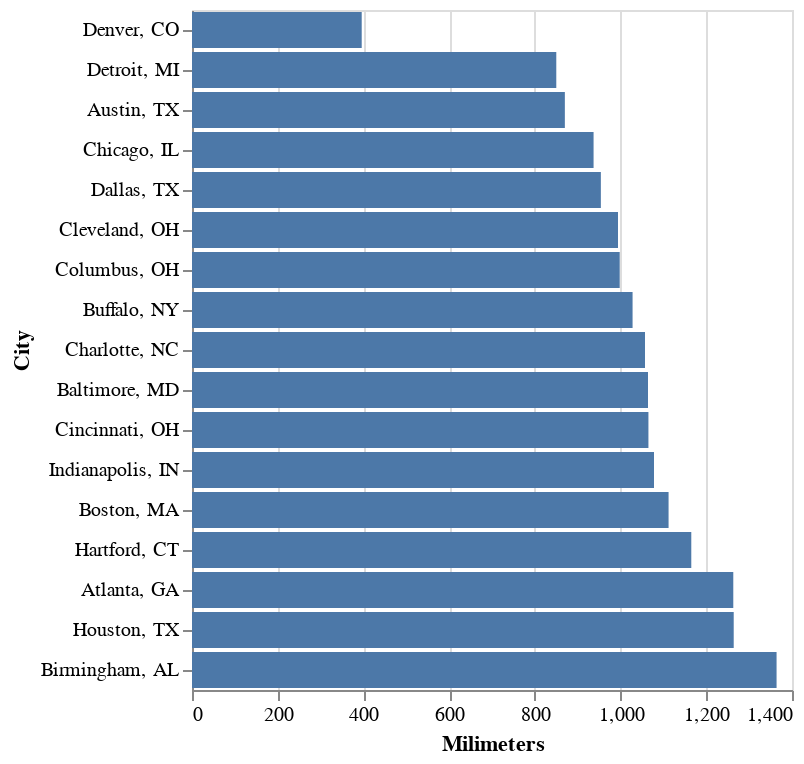

Notebook source saved alongside this figure:
### Code cell
# Well, what I want is Y (City) sorted by values in 
# X (Milimeters)... 
alt.Chart(rainfall).mark_bar().encode(
    alt.Y("City:N", sort=alt.Sort(field="Milimeters")), 
    alt.X("Milimeters:Q", sort="ascending"))

### Figure 1 — Vega-Lite specification as saved in the notebook (floating-point values rounded to 4 significant figures)
{"config": {"view": {"continuousWidth": 300, "continuousHeight": 300}}, "data": {"name": "data-ffc9e5a73214162b67aa64652cbe3ea1"}, "mark": {"type": "bar"}, "encoding": {"x": {"field": "Milimeters", "sort": "ascending", "type": "quantitative"}, "y": {"field": "City", "sort": {"field": "Milimeters"}, "type": "nominal"}}, "$schema": "https://vega.github.io/schema/vega-lite/v5.8.0.json", "datasets": {"data-ffc9e5a73214162b67aa64652cbe3ea1": [{"Days": 113, "City, State": "Atlanta, GA ", "Inches": 49.7, "Milimeters": 1263, "City": "Atlanta, GA "}, {"Days": 88, "City, State": "Austin, TX ", "Inches": 34.2, "Milimeters": 870, "City": "Austin, TX "}, {"Days": 116, "City, State": "Baltimore, MD ", "Inches": 41.9, "Milimeters": 1064, "City": "Baltimore, MD "}, {"Days": 117, "City, State": "Birmingham, AL ", "Inches": 53.7, "Milimeters": 1364, "City": "Birmingham, AL "}, {"Days": 126, "City, State": "Boston, MA ", "Inches": 43.8, "Milimeters": 1112, "City": "Boston, MA "}, {"Days": 167, "City, State": "Buffalo, NY ", "Inches": 40.5, "Milimeters": 1028, "City": "Buffalo, NY "}, {"Days": 110, "City, State": "Charlotte, NC", "Inches": 41.6, "Milimeters": 1057, "City": "Charlotte, NC"}, {"Days": 124, "City, State": "Chicago, IL", "Inches": 36.9, "Milimeters": 937, "City": "Chicago, IL"}, {"Days": 137, "City, State": "Cincinnati, OH ", "Inches": 41.9, "Milimeters": 1065, "City": "Cincinnati, OH "}, {"Days": 155, "City, State": "Cleveland, OH ", "Inches": 39.1, "Milimeters": 994, "City": "Cleveland, OH "}, {"Days": 139, "City, State": "Columbus, OH ", "Inches": 39.3, "Milimeters": 998, "City": "Columbus, OH "}, {"Days": 81, "City, State": "Dallas, TX ", "Inches": 37.6, "Milimeters": 954, "City": "Dallas, TX "}, {"Days": 87, "City, State": "Denver, CO", "Inches": 15.6, "Milimeters": 396, "City": "Denver, CO"}, {"Days": 135, "City, State": "Detroit, MI ", "Inches": 33.5, "Milimeters": 850, "City": "Detroit, MI "}, {"Days": 130, "City, State": "Hartford, CT ", "Inches": 45.9, "Milimeters": 1165, "City": "Hartford, CT "}, {"Days": 104, "City, State": "Houston, TX ", "Inches": 49.8, "Milimeters": 1264, "City": "Houston, TX "}, {"Days": 129, "City, State": "Indianapolis, IN ", "Inches": 42.4, "Milimeters": 1078, "City": "Indianapolis, IN "}]}}
